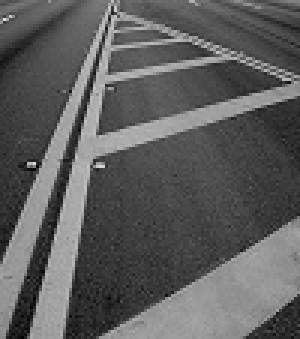
#> input picture 0521/p07_幾何形狀的檢測和擬合/img7/road.jpg, 100 x 113 px (shown 3 times larger)
$ python 02_HTLine.py
#> lines starting #> are read from the running program, lines starting #| are printed output that depends on the picture
# -*- coding: utf-8 -*-
import numpy as np
import cv2
import math
import matplotlib.pyplot as plt
from mpl_toolkits.mplot3d import Axes3D
#霍夫極座標變換：直線檢測
def HTLine (image,stepTheta=1,stepRho=1):
    #寬、高
    rows,cols = image.shape
    #圖像中可能出現的最大垂線的長度
    L =  round(math.sqrt(pow(rows-1,2.0)+pow(cols-1,2.0)))+1
    #初始化投票器
    numtheta = int(180.0/stepTheta)
    numRho = int(2*L/stepRho + 1)
    accumulator = np.zeros((numRho,numtheta),np.int32)
    #建立字典
    accuDict={}
    for k1 in range(numRho):
        for k2 in range(numtheta):
            accuDict[(k1,k2)]=[]
    #投票計數
    for y in range(rows):
        for x  in range(cols):
            if(image[y][x] == 255):#只對邊緣點做霍夫變換
                for m in range(numtheta):
                    #對每一個角度，計算對應的 rho 值
                    rho = x*math.cos(stepTheta*m/180.0*math.pi)+y*math.sin(stepTheta*m/180.0*math.pi)
                    #計算投票哪一個區域
                    n = int(round(rho+L)/stepRho)
                    #投票加 1
                    accumulator[n,m] += 1
                    #記錄該點
                    accuDict[(n,m)].append((x,y))
    return accumulator,accuDict


I = cv2.imread('img7/road.jpg',cv2.IMREAD_GRAYSCALE)
#> I is the input picture: shape (113, 100); min 0, max 221, mean 93.5
#canny 邊緣檢測
edge = cv2.Canny(I,50,200)
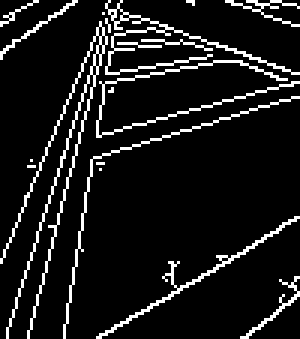
#> edge: shape (113, 100) (shown 3 times larger); 9.7% white in thin lines or dots
#顯示二值化邊緣
cv2.imshow("edge",edge)
#霍夫直線檢測
accumulator,accuDict = HTLine(edge,1,1)
#> after the loop in HTLine, `for y in range(rows):`:
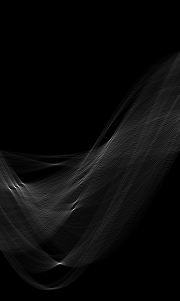
#> accumulator: shape (301, 180) int32; min 0, max 90, mean 3.6; drawn with min black and max white
#> accuDict = 54180 items
#計數器的二維長條圖方式顯示
rows,cols = accumulator.shape
#> rows = 301; cols = 180
fig = plt.figure()
#> (the run stopped early here; a loop or call above may not have finished)
